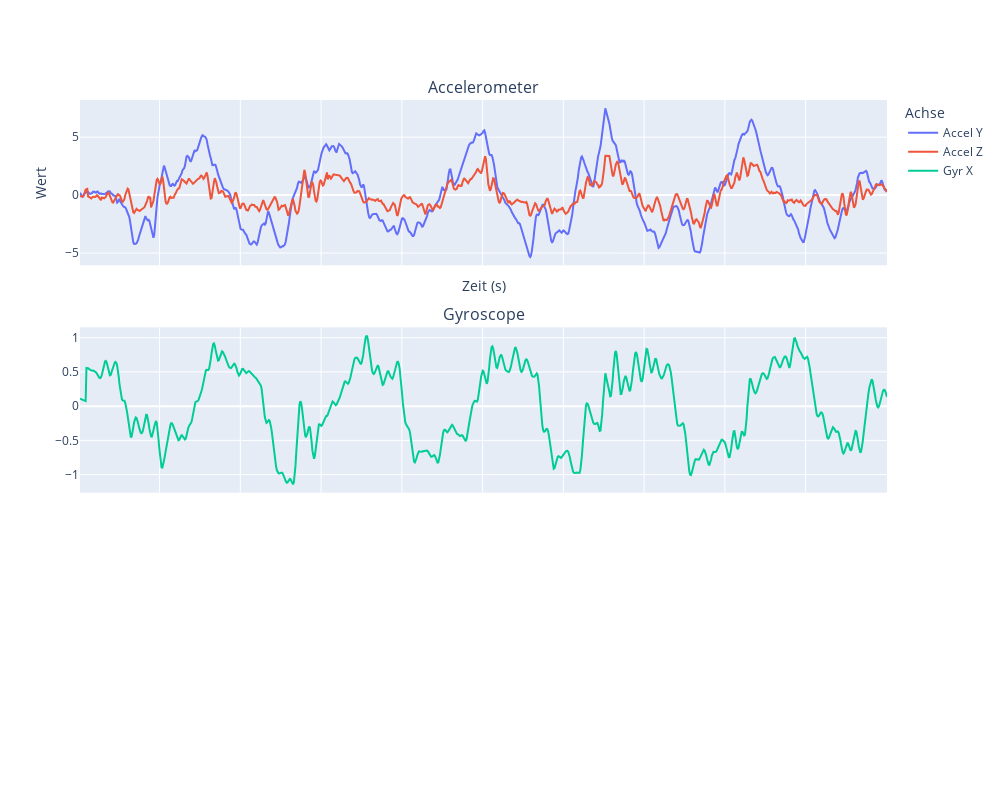

Here is the notebook cell this chart was saved with:
### Code cell
plot_df(filtered_df_sq_z)

### Figure 1 — Plotly figure (JSON) as saved in the notebook; plotly's stock layout.template omitted (floating-point values rounded to 4 significant figures; data arrays with more than 128 entries replaced by an {"elided": "..."} marker saying what was removed)
{"data": [{"name": "Accel Y", "type": "scatter", "x": {"elided": "997 float values"}, "y": {"elided": "997 float values"}}, {"name": "Accel Z", "type": "scatter", "x": {"elided": "997 float values"}, "y": {"elided": "997 float values"}}, {"marker": {"size": 4}, "name": "Gyr X", "type": "scatter", "x": {"elided": "997 float values"}, "xaxis": "x2", "y": {"elided": "997 float values"}, "yaxis": "y2"}], "layout": {"annotations": [{"font": {"size": 16}, "showarrow": false, "text": "Accelerometer", "x": 0.5, "xanchor": "center", "xref": "paper", "y": 1, "yanchor": "bottom", "yref": "paper"}, {"font": {"size": 16}, "showarrow": false, "text": "Gyroscope", "x": 0.5, "xanchor": "center", "xref": "paper", "y": 0.6333, "yanchor": "bottom", "yref": "paper"}], "height": 800, "legend": {"title": {"text": "Achse"}}, "width": 1000, "xaxis": {"anchor": "y", "domain": [0, 1], "matches": "x3", "showticklabels": false, "title": {"text": "Zeit (s)"}}, "xaxis2": {"anchor": "y2", "domain": [0, 1], "matches": "x3", "showticklabels": false}, "xaxis3": {"anchor": "y3", "domain": [0, 1]}, "yaxis": {"anchor": "x", "domain": [0.7333, 1], "title": {"text": "Wert"}}, "yaxis2": {"anchor": "x2", "domain": [0.3667, 0.6333]}, "yaxis3": {"anchor": "x3", "domain": [0, 0.2667]}}}
